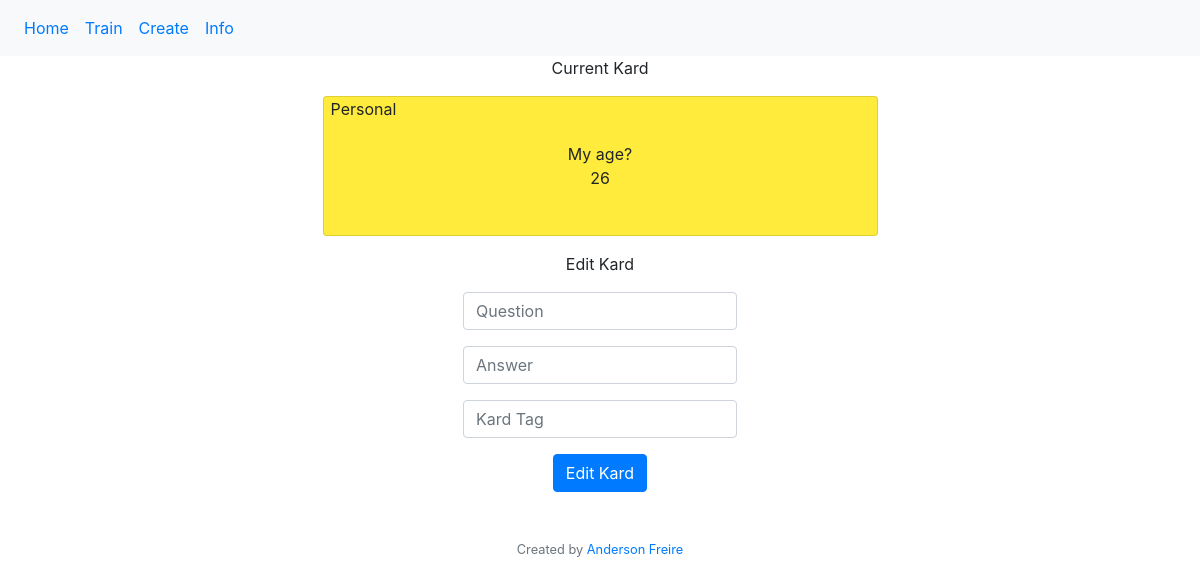
Page /edit/1 on the earlier database version.
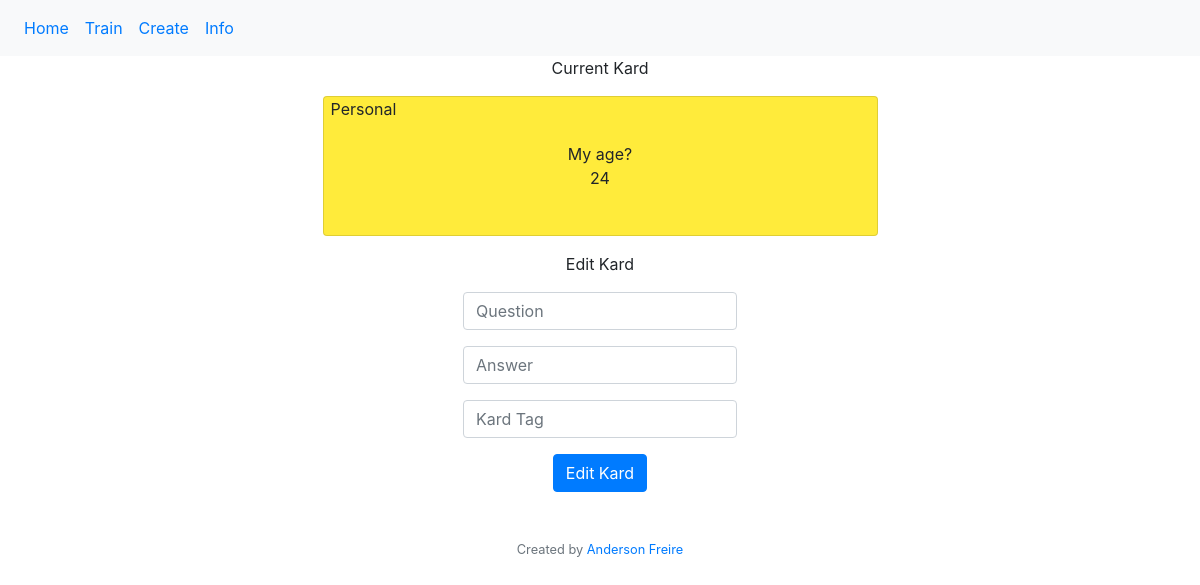
Same page on the later database version.
### app.py (models this page shows)
class Card(db.Model):
    __tablename__ = 'card'
    id = db.Column(db.Integer, primary_key=True)
    question = db.Column(db.String, unique=True, nullable=False)
    answer = db.Column(db.String, nullable=False)
    tag = db.Column(db.String)

### app.py (the view)
@app.route("/edit/<int:card_id>", methods=["GET", "POST"])
def edit_card(card_id: int):
    card = db.session.execute(db.select(Card).filter_by(id=card_id)).scalar_one()
    if request.method == "POST":
        try:
            if request.form.get("question"):
                card.question = request.form.get("question")
            if request.form.get("answer"):
                card.answer = request.form.get("answer")
            if request.form.get("tag"):
                card.tag = request.form.get("tag").title()
            db.session.commit()
        except exc.IntegrityError:
            flash("There's a card with this question alrady!", 'error')
            return redirect("/")
        flash("Card Successfully edited!", 'info')
        return redirect("/")
    else:
        return render_template("edit.html", card=card)

### templates/edit.html (shortened to what this page needs)
{% extends "layout.html" %}
{% block main %}
    <p style="text-align: center;">Current Kard</p>
    <div class="container d-flex justify-content-center align-items-center mb-3">
        <div class="card w-50 mx-1 align-items-center justify-content-center" style="background-color: #FFEB3B; min-height: 140px;">
            <div style="position: absolute; top: 0; left: 7px;">
                {{ card.tag }}
            </div>
            <div>
                {{ card.question }}
            </div>
            <div>
                {{ card.answer }}
            </div>
        </div>
    </div>
    <p style="text-align: center;">Edit Kard</p>
    <div>
      <form action="/edit/{{ card.id }}" method="post">
        <div class="mb-3">
          <input id="question" name="question" class="form-control mx-auto w-auto" type="text" placeholder="Question">
        </div>
        <div class="mb-3">
          <input id="answer" name="answer" class="form-control mx-auto w-auto" type="text" placeholder="Answer">
        </div>
        <div class="mb-3">
          <input id="tag" name="tag" class="form-control mx-auto w-auto" type="text" placeholder="Kard Tag">
        </div>
        <div style="text-align: center">
          <button class="btn btn-primary" type="submit">Edit Kard</button>
        </div>
      </form>
    </div>
{% endblock %}

### templates/layout.html (shortened to what this page needs)
<!DOCTYPE html>
<html lang="en">
<head>
    <link rel="stylesheet" href="https://stackpath.bootstrapcdn.com/bootstrap/4.5.2/css/bootstrap.min.css">
</head>
<body>
    <nav class="navbar navbar-expand-lg bg-light">
        <div class="collapse navbar-collapse" id="navbarNav">
            <ul class="navbar-nav">
              <li class="nav-item active">
                <a class="nav-link" href="/">Home</a>
              </li>
              <li class="nav-item">
                <a class="nav-link" href="/train">Train</a>
              </li>
              <li class="nav-item">
                <a class="nav-link" href="/create">Create</a>
              </li>
              <li class="nav-item">
                <a class="nav-link" href="/info">Info</a>
              </li>
            </ul>
        </div>
    </nav>
    {% block main %}{% endblock %}
    <footer class="my-5 small text-center text-muted">
        Created by <a href="https://github.com/AndersonJPF" target="_blank">Anderson Freire</a>
    </footer>
</body>
</html>

Differences in the rows shown:
changed Card "Personal": answer "26" → "24"
